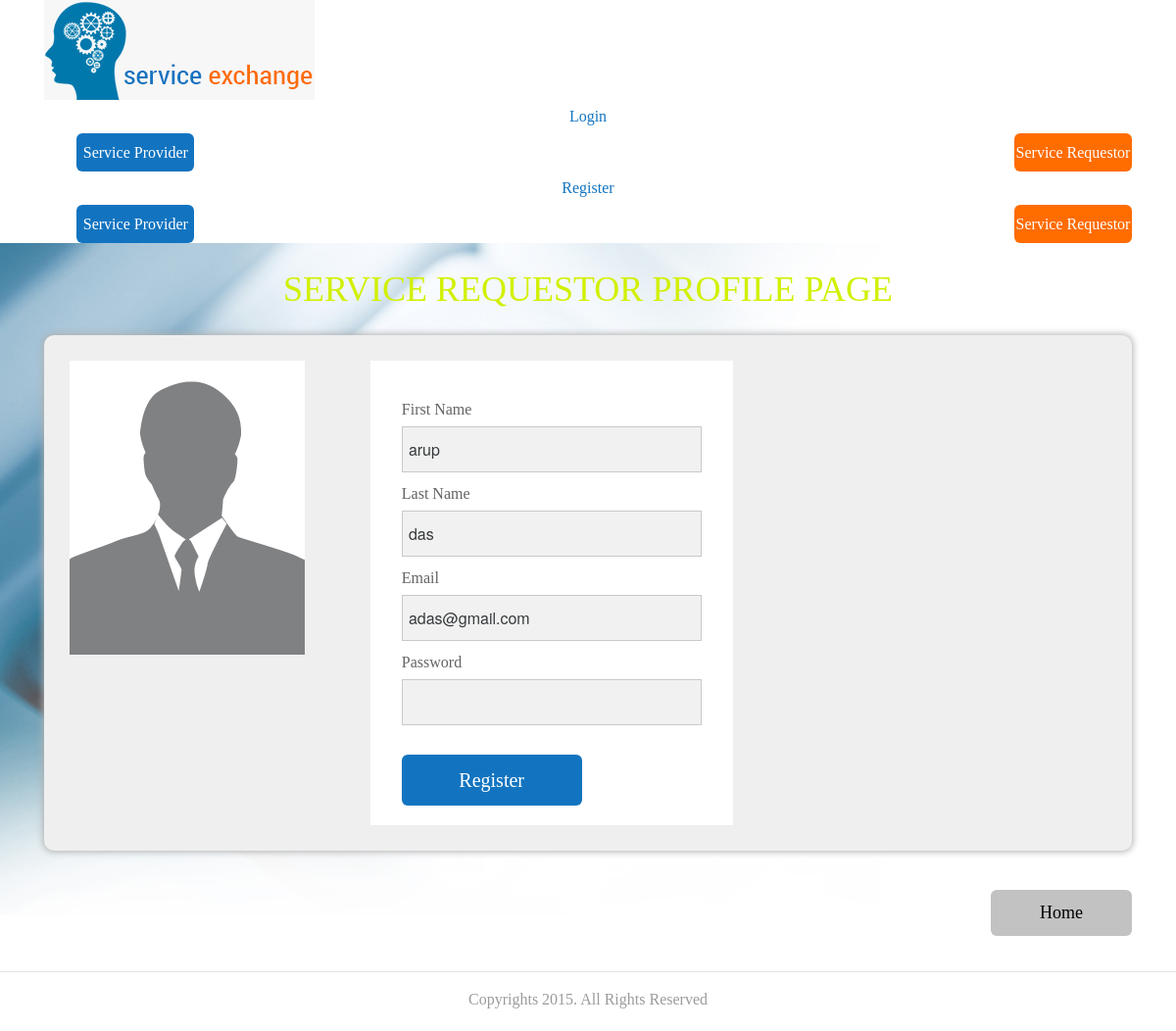
The app's page /nm_register_page.php?ucode=SR0000100320160314123957 with its own data.
### tables this page shows
CREATE TABLE `nm_invite` (
  `id` int(11) NOT NULL AUTO_INCREMENT,
  `first_name` varchar(100) NOT NULL,
  `last_name` varchar(100) NOT NULL,
  `email` varchar(100) NOT NULL,
  `invite_by` varchar(100) NOT NULL,
  `invited_group` varchar(100) NOT NULL,
  `dtime` datetime NOT NULL,
  `status` varchar(100) NOT NULL,
  `ucode` varchar(100) NOT NULL,
  PRIMARY KEY (`id`)
);

### nm_register_page.php (the view, shortened to what this page needs)
<?php
require('config.php');
if(isset($_GET['ucode'])) {
	$ucode=$_GET['ucode'];
	$qryUC=mysqli_query($bd, "SELECT * FROM nm_invite WHERE ucode='$ucode'");
	if($memUC=mysqli_fetch_assoc($qryUC)) {
		$ucfname=$memUC['first_name'];
		$uclname=$memUC['last_name'];
		$ucemail=$memUC['email'];
	}
	else {
		echo "Invalid invite link.";
		exit();
	}
}
else {
	echo "Invalid invite link.";
	exit();
}
if(isset($_SESSION['SESS_SR_ID'])) {
	$SRID=$_SESSION['SESS_SR_ID'];
	$qryProfile=mysqli_query($bd, "SELECT * FROM service_requester WHERE SRID='$SRID'");
	if($memProfile=mysqli_fetch_assoc($qryProfile)) {
		$sremail=$memProfile['email'];
		$timeZone=$memProfile['TimeZone'];
	}
}
else {
	$SRID="";
		$sremail="";
}
	?>
<!DOCTYPE html>
<html lang="en">
<head>
<link href="css/bootstrap.css" rel="stylesheet">
<link href="css/custom.css" rel="stylesheet">
</head>
<body>
<div id="header">
  <div class="container"> <a href="#">
    <div id="logo"><img src="images/logo.jpg" alt="logo"></div>
    </a>
    <?php
  if(isset($_SESSION['SESS_ID'])) {
	?>
    <div class="main_image_box">
      <div class="main_image"><img src="profile_images/no-profile-img-male.gif" alt="image"></div>
      <span class="main_image_name_text"><a href="service_provider_page.php"><?php echo $fname." ".$lname;?></a> | <a href="logout.php">Log out</a></span> </div>
    <?php
}
elseif(isset($_SESSION['SESS_SR_ID'])){
	?>
    <div class="main_image_box">
      <div class="main_image"><img src="profile_images/no-profile-img-male.gif" alt="image"></div>
      <span class="main_image_name_text"><a href="service_requestor_profile_page.php"><?php echo $sremail;?></a> | <a href="logout.php">Log out</a></span> </div>
    <?php
}
else {
?>
    <div class="right_header"> <span class="service_text" style="text-align:center; font-size:16px;">Login</span>
      <div class="button_box"> <a href="service_provider_login.php">
        <div class="sign_up_button">Service Provider</div>
        </a> <a href="service_requestor_login.php">
        <div class="log_in_button">Service Requestor</div>
        </a> </div>
    </div>
    <div class="right_one_header" style="">
      <div class="right_header"> <span class="service_text" style="text-align:center; font-size:16px;">Register</span>
        <div class="button_box"> <a href="service_provider_page.php">
          <div class="sign_up_button">Service Provider</div>
          </a> <a href="service_requestor_profile_page.php">
          <div class="log_in_button">Service Requestor</div>
          </a> </div>
      </div>
    </div>
  </div>
  <?php
}
?>
</div>
<div class="main_body_box">
  <div class="container"> <span class="service_request_text">SERVICE REQUESTOR PROFILE PAGE</span>
    <div class="service_bg">
      <div class="service_left_box">
        <div class="requester_image" id="srp">
          <?php
  $srID=$SRID;
  if(file_exists("profile_images/".$srID.".jpg")) {
   ?>
          <img src="profile_images/<?php echo $srID.".jpg"; ?>" alt="image">
          <?php
	  }
	  else {
	?>
          <img src="profile_images/no-profile-img-male.gif" alt="image">
          <?php
	}
	?>
        </div>
      </div>
      <?php
	if(isset($_SESSION['SESS_SR_ID'])) {
		?>
      <form action="sr_update.php" method="post">
      <input name="srid" type="hidden" value="<?php echo $SRID; ?>">
      <?php
	}
	else {
		?>
      <form action="nm_register.php" method="post">
        <?php
	}
  ?>
        <div class="request_form_bg">
          <div class="user_name_box"> <span class="user_name_text">First Name</span>
            <div class="user_text_fild">
              <input name="fname" class="user_text_fild_main" type="text" value="<?php echo $ucfname; ?>" required>
            </div>
          </div>
          <div class="user_name_box"> <span class="user_name_text">Last Name</span>
            <div class="user_text_fild">
              <input name="lname" class="user_text_fild_main" type="text" value="<?php echo $uclname; ?>" required>
            </div>
          </div>
          <div class="user_name_box"> <span class="user_name_text">Email</span>
            <div class="user_text_fild">
              <input name="uname" class="user_text_fild_main" type="email" value="<?php echo $ucemail;?>" required>
            </div>
          </div>
          <div class="user_name_box"> <span class="user_name_text">Password</span>
            <div class="user_text_fild">
              <input name="pwd" class="user_text_fild_main" type="password" value="" required>
            </div>
          </div>
          <input type="submit" class="register_button" value="Register">
        </div>
      </form>
    </div>
    <div class="bottm_box"><a href="index.php">
      <div class="home_button">Home</div>
      </a> </div>
  </div>
  <hr />
  <div class="copy_text">Copyrights 2015.  All Rights Reserved</div>
</div>
</body>
</html>

### css/custom.css (style rules this page uses)
.service_text { width:100%; float:left; font-family:'RobotoCondensed-Regular'; font-size:22px; color:#1274c0; margin-top:5px; }
.button_box { width:100%; float:left; margin-top:5px; }
.sign_up_button { width: 120px; float: left; background: #1274c0; border-radius: 6px; font-family: 'RobotoCondensed-Regular'; font-size: 16px; color: #FFF; text-align: center; line-height: 39px; text-decoration: none; cursor: pointer; border: 0; padding: 0; margin-left: 3%; }
.log_in_button { width:120px; float:right; background:#ff6c00; border-radius:6px; font-family:'RobotoCondensed-Regular'; font-size:16px; color:#FFF; text-align:center; line-height:39px; text-decoration:none; cursor:pointer; }
.main_body_box { width:100%; float:left; background:url(../images/bg.jpg) no-repeat; }
.copy_text { width:100%; float:left; font-family:'Roboto-Regular'; font-size:16px; color:#9b9b9b; text-align:center; margin-bottom:20px; }
.service_request_text { width:100%; float:left; font-family:'RobotoCondensed-Bold'; font-size:36px; color:#d1f000; text-align:center; margin-top:20px; }
.service_bg { width:100%; float:left; background:#efefef; border-radius:10px; padding:26px; box-shadow: 0px 0px 7px 1px #AFAFAF; margin-top:20px; }
.service_left_box { width:24%; float:left; }
.requester_image { width:100%; float:left; }
.request_form_bg { width:35%; float:left; background:#FFF; margin-left:5%; padding-top:38px; padding-left:32px; padding-right:32px; }
.user_name_box { width:100%; float:left; margin-bottom:10px; }
.user_name_text { width:100%; float:left; font-family:'RobotoCondensed-Regular'; font-size:16px; color:#646464; margin-bottom:5px; }
.user_text_fild { width:100%; float:left; background:#f1f1f1; height:47px; border:1px solid #c9c9c9; }
.user_text_fild_main { width:95%; float:left; background:#f1f1f1; height:45px; border:none; padding-left:2%; outline:none; }
.register_button { width:60%; float:left; background:#1274c0; border-radius:6px; font-family:'Roboto-Regular'; font-size:20px; color:#FFF; line-height:50px; text-align:center; border:none; text-decoration:none; cursor:pointer; margin-top:20px; margin-bottom:20px; clear:both; }
.bottm_box { width:300px; float:right; margin-top:40px; margin-bottom:20px; }
.home_button { width:48%; float:right; background:#c2c2c2; font-family:'RobotoCondensed-Regular'; font-size:18px; color:#000; text-align:center; line-height:47px; border-radius:6px; text-align:center; text-decoration:none; cursor:pointer; }

### records on screen
nm_invite: fname "arup", lname "das", uname "adas@gmail.com"
